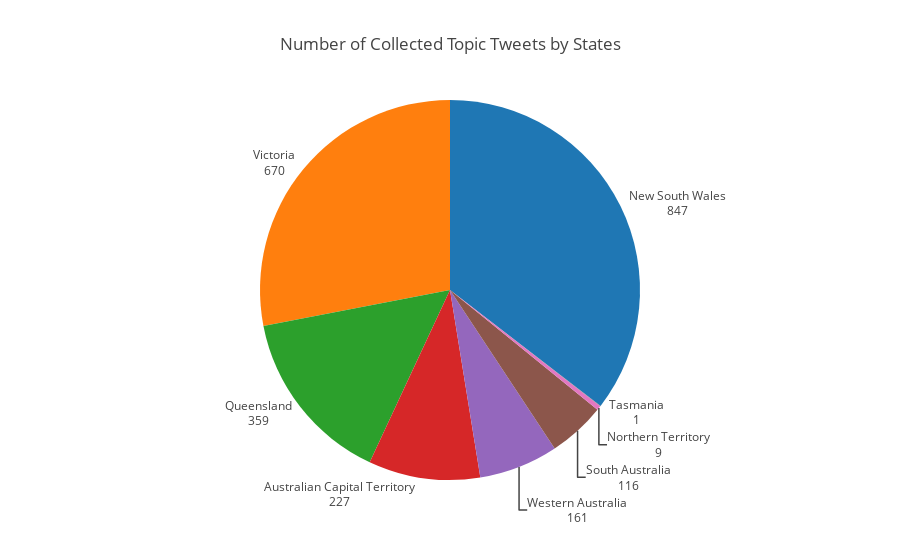

Source (notebook cell):
### Code cell
labels = plot_df.index.values.tolist()
values = plot_df.values.ravel().tolist()
trace = go.Pie(labels=labels, values=values, 
               hoverinfo='label+percent', sort=True, showlegend=False,
               textinfo='value+label', textposition='outside')
layout = go.Layout(title='Number of Collected Topic Tweets by States')
fig = go.Figure(data=[trace], layout=layout)
plotly.offline.iplot(fig, filename='basic_pie_chart')

### Figure 1 — Plotly figure (JSON) as saved in the notebook; plotly's stock layout.template omitted (floating-point values rounded to 4 significant figures)
{"data": [{"hoverinfo": "label+percent", "labels": ["New South Wales", "Victoria", "Queensland", "Australian Capital Territory", "Western Australia", "South Australia", "Northern Territory", "Tasmania"], "showlegend": false, "sort": true, "textinfo": "value+label", "textposition": "outside", "type": "pie", "values": [847, 670, 359, 227, 161, 116, 9, 1]}], "layout": {"title": "Number of Collected Topic Tweets by States"}}
